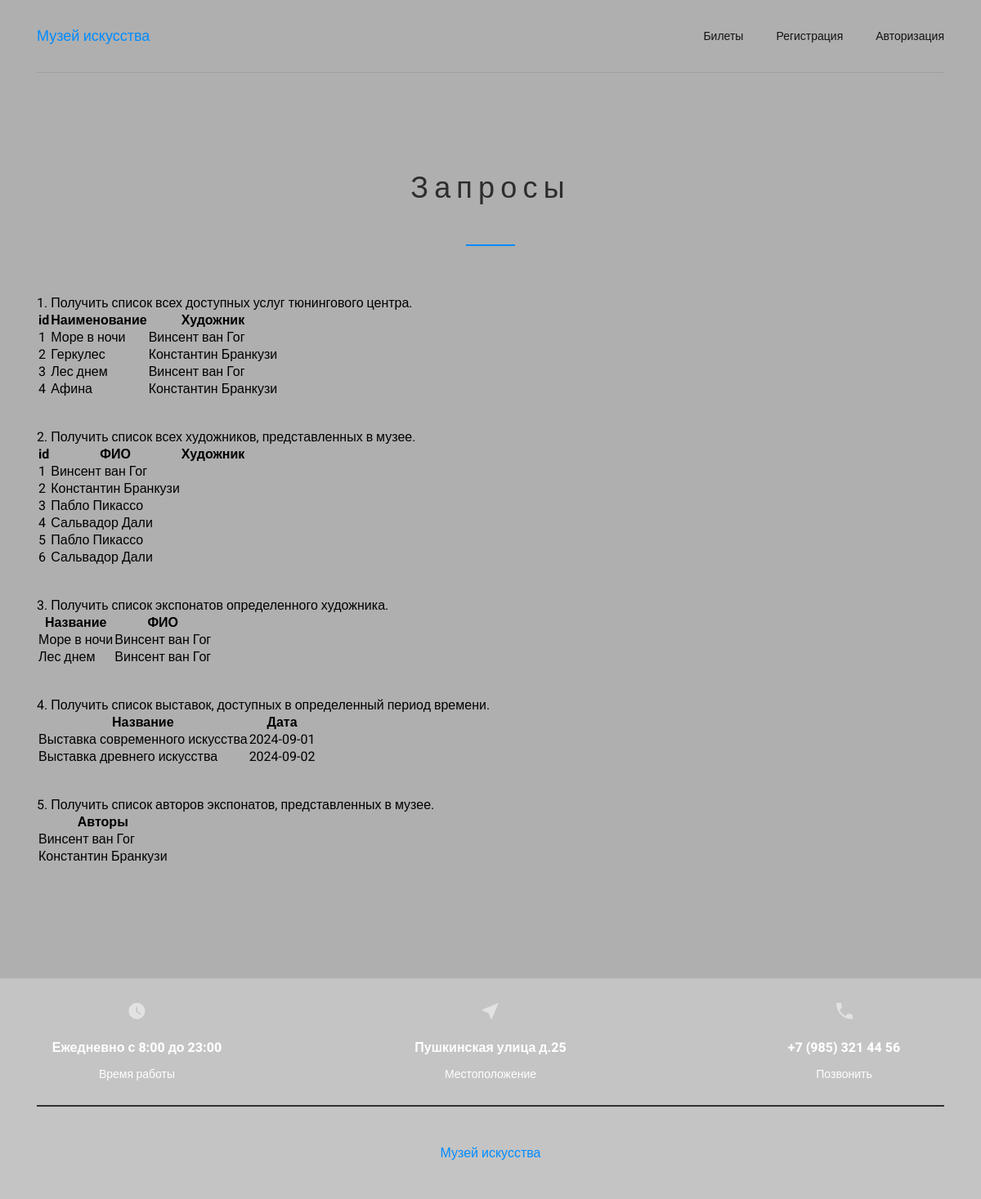
The app's page /admin.php with its own data.
### tables this page shows
CREATE TABLE `exhibits` (
  `id_exhibit` int(11) NOT NULL,
  `name` varchar(128) NOT NULL,
  `id_exhibit_type` int(11) NOT NULL,
  `id_aryist` int(11) NOT NULL
);

CREATE TABLE `artists` (
  `id_artist` int(11) NOT NULL,
  `fio` varchar(256) NOT NULL
);

CREATE TABLE `schedule` (
  `id_schedule` int(11) NOT NULL,
  `name` varchar(256) NOT NULL,
  `data` date NOT NULL
);

### Database.php (called while the page is built)
<?php
$database = new Database();
class Database
{
    private $conn;
    public function __construct()
    {
        $conf = parse_ini_file("Database.ini");
        $this->conn = new PDO('mysql:host=' . $conf["host"] . ':' . $conf["port"] . ';charset=' . $conf["db_enc"] . ';dbname=' . $conf["db"], $conf["db_usr"], $conf["db_pwd"]);
    }
    function get($sql, $params = [])
    {
        $result = $this->conn->prepare($sql);
        foreach ($params as $key => $value) {
            $result->bindValue(":$key", $value);
        }
        $result->execute();
        return $result->fetchAll(PDO::FETCH_ASSOC);
    }
}

### admin.php (the view, shortened to what this page needs)
<?php
require "Database.php";
$sql1 = 'SELECT * FROM exhibits JOIN artists ON exhibits.id_aryist=artists.id_artist WHERE exhibits.id_aryist=artists.id_artist;';
$sql2 = 'select * from artists';
$sql3 = 'SELECT * FROM exhibits JOIN artists WHERE exhibits.id_aryist=artists.id_artist AND artists.fio="Винсент ван Гог"';
$sql4 = 'SELECT * FROM schedule WHERE data < "20240903"';
$sql5 = 'SELECT * FROM exhibits JOIN artists ON exhibits.id_aryist=artists.id_artist WHERE exhibits.id_aryist=artists.id_artist GROUP BY artists.fio;';
?>
<!DOCTYPE html>
<html lang="ru">
<head>
    <link rel="stylesheet" href="assets/css/style.css">
</head>
<body>
    <?php
    include "header.php";
    ?>
    <main class="main">
        <section class="orders">
            <div class="container">
                <div class="orders__inner">
                    <h2 class="green-line green-line-center">Запросы</h2>
                    <p>1. Получить список всех доступных услуг тюнингового центра.</p>
                    <?php
                    $result = $database->get($sql1);
                    if ($result <> 0) {
                        echo "<table><tr><th>id</th><th>Наименование</th><th>Художник</th></tr>";
                        foreach ($result as $key) {
                            echo "<tr><td>" . $key["id_exhibit"] . "</td><td>" . $key["name"] . "</td><td>" . $key["fio"] . "</td></tr>";
                        }
                        echo "</table>";
                    } else {
                        echo "0 результатов";
                    }
                    ?>
                    <br><br>
                    <p>2. Получить список всех художников, представленных в музее.</p>
                    <?php
                    $result = $database->get($sql2);
                    if ($result <> 0) {
                        echo "<table><tr><th>id</th><th>ФИО</th><th>Художник</th></tr>";
                        foreach ($result as $key) {
                            echo "<tr><td>" . $key["id_artist"] . "</td><td>" . $key["fio"] . "</td></tr>";
                        }
                        echo "</table>";
                    } else {
                        echo "0 результатов";
                    }
                    ?>
                    <br><br>
                    <p>3. Получить список экспонатов определенного художника.</p>
                    <?php
                    $result = $database->get($sql3);
                    if ($result <> 0) {
                        echo "<table><tr><th>Название</th><th>ФИО</th><th>";
                        foreach ($result as $key) {
                            echo "<tr><td>" . $key["name"] . "</td><td>" . $key["fio"] . "</td><td>";
                        }
                        echo "</table>";
                    } else {
                        echo "0 результатов";
                    }
                    ?>
                    <br><br>
                    <p>4. Получить список выставок, доступных в определенный период времени.</p>
                    <?php
                    $result = $database->get($sql4);
                    if ($result <> 0) {
                        echo "<table><tr><th>Название</th><th>Дата</th><th>";
                        foreach ($result as $key) {
                            echo "<tr><td>" . $key["name"] . "</td><td>" . $key["data"] . "</td><td>";
                        }
                        echo "</table>";
                    } else {
                        echo "0 результатов";
                    }
                    ?>
                    <br><br>
                    <p>5. Получить список авторов экспонатов, представленных в музее.</p>
                    <?php
                    $result = $database->get($sql5);
                    if ($result <> 0) {
                        echo "<table><tr><th>Авторы</th><th>";
                        foreach ($result as $key) {
                            echo "<tr><td>" . $key["fio"] . "</td><td>";
                        }
                        echo "</table>";
                    } else {
                        echo "0 результатов";
                    }
                    ?>
                    <br><br>
                </div>
            </div>
        </section>
    </main>
    <?php
    include "footer.php";
    ?>
</body>
</html>

### assets/css/style.css (style rules this page uses)
:root { --green: #008cff; --gray: #c4c4c4; --bg: #afafaf; --semiBlack: #2e2d2d; --black: #141414; }
* { margin: 0; padding: 0; box-sizing: border-box; font-family: inherit; }
html { font-family: 'Roboto', sans-serif; scroll-behavior: smooth; }
body { background: var(--bg); }
.container { width: 1110px; margin: 0 auto; }
h2 { font-weight: 400; font-size: 36px; text-align: center; letter-spacing: 0.2em; text-transform: capitalize; color: var(--semiBlack); padding-bottom: 50px; margin-bottom: 60px; position: relative; }
.green-line::after { content: ''; width: 60px; height: 2px; position: absolute; left: 0; bottom: 0; background: var(--green); }
.green-line-center::after { left: 50%; transform: translateX(-50%); }

### records on screen
exhibits: id_exhibit "1", name "Море в ночи", id_aryist.fio "Винсент ван Гог"
exhibits: id_exhibit "2", name "Геркулес", id_aryist.fio "Константин Бранкузи"
exhibits: id_exhibit "3", name "Лес днем", id_aryist.fio "Винсент ван Гог"
exhibits: id_exhibit "4", name "Афина", id_aryist.fio "Константин Бранкузи"
artists: id_artist "1", fio "Винсент ван Гог"
artists: id_artist "2", fio "Константин Бранкузи"
artists: id_artist "3", fio "Пабло Пикассо"
artists: id_artist "4", fio "Сальвадор Дали"
artists: id_artist "5", fio "Пабло Пикассо"
artists: id_artist "6", fio "Сальвадор Дали"
schedule: name "Выставка современного искусства", data "2024-09-01"
schedule: name "Выставка древнего искусства", data "2024-09-02"
